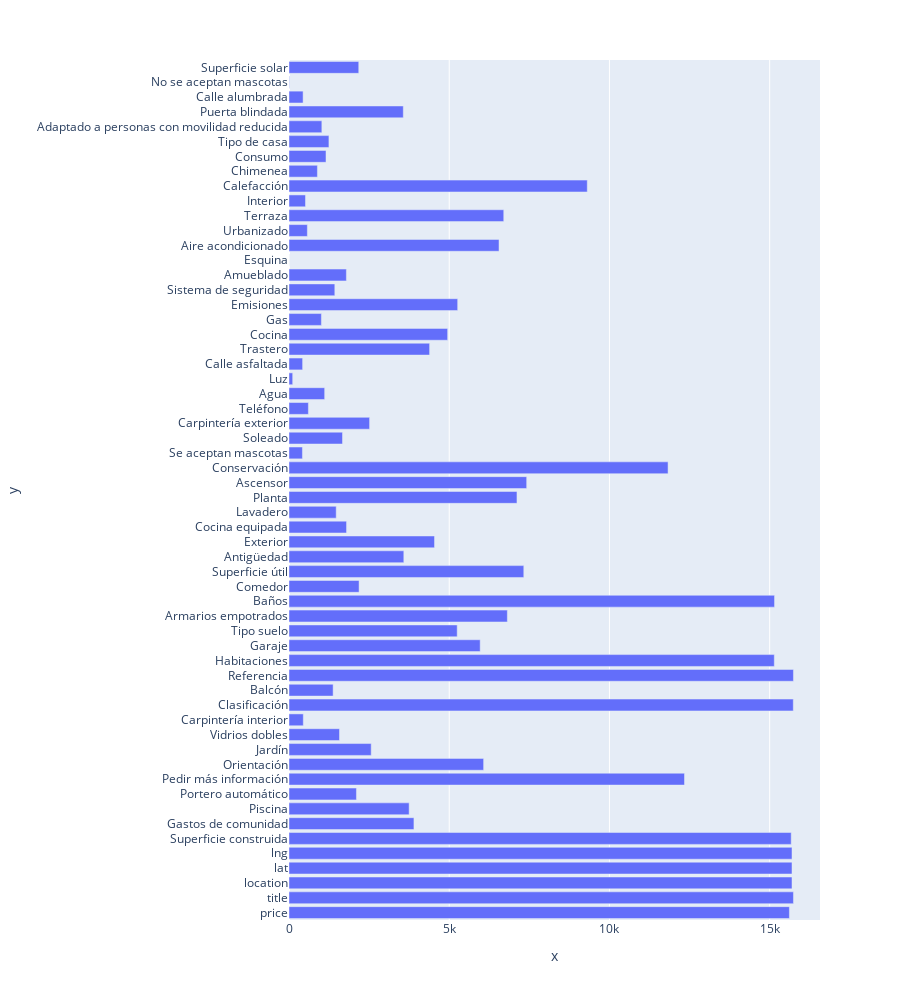

Notebook source saved alongside this figure:
### Code cell
fig = px.bar([df[x].dropna().count() for x in df.columns],
             y = df.columns,
             x = [df[x].dropna().count() for x in df.columns])

fig.update_layout(height = 1000)

### Figure 1 — Plotly figure (JSON) as saved in the notebook; plotly's stock layout.template omitted (floating-point values rounded to 4 significant figures)
{"data": [{"alignmentgroup": "True", "hovertemplate": "x=%{x}<br>y=%{y}<extra></extra>", "legendgroup": "", "marker": {"color": "#636efa", "pattern": {"shape": ""}}, "name": "", "offsetgroup": "", "orientation": "h", "showlegend": false, "textposition": "auto", "type": "bar", "x": [15616, 15742, 15697, 15697, 15697, 15672, 3899, 3749, 2105, 12342, 6074, 2565, 1576, 447, 15737, 1377, 15742, 15145, 5966, 5249, 6814, 15152, 2187, 7327, 3583, 4541, 1796, 1473, 7114, 7417, 11829, 419, 1670, 2515, 605, 1113, 115, 425, 4388, 4951, 1011, 5264, 1430, 1791, 1, 6554, 573, 6702, 515, 9308, 887, 1155, 1246, 1025, 3567, 440, 11, 2177], "xaxis": "x", "y": ["price", "title", "location", "lat", "lng", "Superficie construida", "Gastos de comunidad", "Piscina", "Portero automático", "Pedir más información", "Orientación", "Jardín", "Vidrios dobles", "Carpintería interior", "Clasificación", "Balcón", "Referencia", "Habitaciones", "Garaje", "Tipo suelo", "Armarios empotrados", "Baños", "Comedor", "Superficie útil", "Antigüedad", "Exterior", "Cocina equipada", "Lavadero", "Planta", "Ascensor", "Conservación", "Se aceptan mascotas", "Soleado", "Carpintería exterior", "Teléfono", "Agua", "Luz", "Calle asfaltada", "Trastero", "Cocina", "Gas", "Emisiones", "Sistema de seguridad", "Amueblado", "Esquina", "Aire acondicionado", "Urbanizado", "Terraza", "Interior", "Calefacción", "Chimenea", "Consumo", "Tipo de casa", "Adaptado a personas con movilidad reducida", "Puerta blindada", "Calle alumbrada", "No se aceptan mascotas", "Superficie solar"], "yaxis": "y"}], "layout": {"barmode": "relative", "height": 1000, "legend": {"tracegroupgap": 0}, "margin": {"t": 60}, "xaxis": {"anchor": "y", "domain": [0, 1], "title": {"text": "x"}}, "yaxis": {"anchor": "x", "domain": [0, 1], "title": {"text": "y"}}}}
